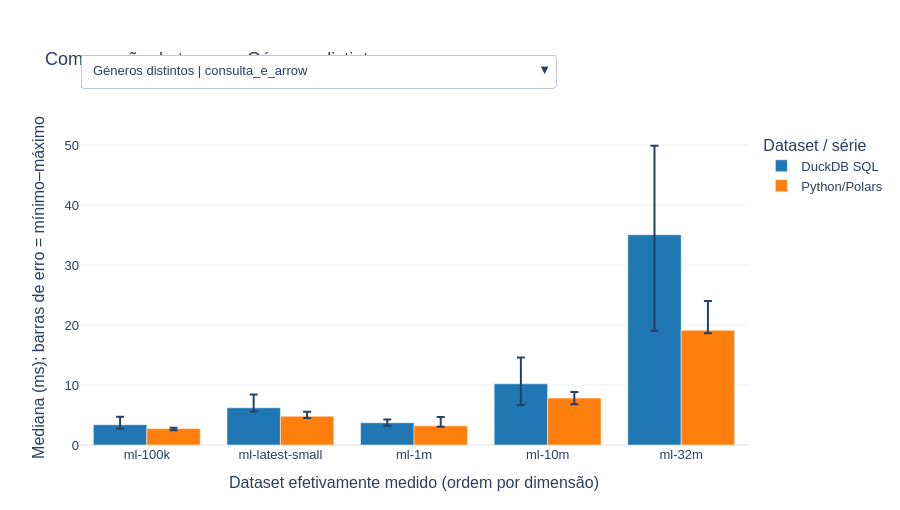

Notebook code cell kept with this figure:
### Code cell
if not benchmarks.is_empty():
    fig_bench = go.Figure()
    tracos = []
    for pergunta in PERGUNTAS:
        for fase in ["consulta_e_arrow", "arrow_para_objetos_python"]:
            for ferramenta in ["DuckDB SQL", "Python/Polars"]:
                parte = (resumo_benchmarks.filter((pl.col("pergunta")==pergunta)
                    & (pl.col("fase")==fase) & (pl.col("ferramenta")==ferramenta))
                    .sort("avaliacoes", "dataset"))
                tracos.append((pergunta, fase, ferramenta, parte))
                fig_bench.add_trace(go.Bar(x=parte["dataset"].to_list(),
                    y=(parte["mediana_s"]*1000).to_list(), name=ferramenta,
                    marker_color="#1f77b4" if ferramenta=="DuckDB SQL" else "#ff7f0e",
                    error_y=dict(type="data", symmetric=False,
                        array=((parte["max_s"]-parte["mediana_s"])*1000).to_list(),
                        arrayminus=((parte["mediana_s"]-parte["min_s"])*1000).to_list()),
                    customdata=parte.select("avaliacoes", "iqr_s", "conclusao_fragil").rows(),
                    hovertemplate="%{x}<br>Mediana: %{y:.3f} ms<br>Avaliações: %{customdata[0]}"
                        "<br>IQR (s): %{customdata[1]}<br>Conclusão frágil: %{customdata[2]}<extra>%{fullData.name}</extra>",
                    visible=pergunta==next(iter(PERGUNTAS)) and fase=="consulta_e_arrow"))
    botoes = []
    for pergunta, rotulo in PERGUNTAS.items():
        for fase in ["consulta_e_arrow", "arrow_para_objetos_python"]:
            botoes.append(dict(label=rotulo+" | "+fase, method="update", args=[
                {"visible": [p==pergunta and f==fase for p,f,_,_ in tracos]},
                {"title.text": rotulo+" — "+fase}]))
    fig_bench.update_layout(title="Comparação de tempos: "+PERGUNTAS[next(iter(PERGUNTAS))],
        xaxis_title="Dataset efetivamente medido (ordem por dimensão)",
        yaxis_title="Mediana (ms); barras de erro = mínimo–máximo", barmode="group",
        updatemenus=[dict(buttons=botoes, x=0, y=1.24, xanchor="left")])
    mostrar(fig_bench, "benchmarks")
else:
    print("Não existem medições compatíveis para representar.")

### Figure 1 — Plotly figure (JSON) as saved in the notebook; plotly's stock layout.template omitted (floating-point values rounded to 4 significant figures)
{"data": [{"customdata": [[100000, 0.001694, true], [100836, 0.0008361, true], [1000209, 0.0003406, true], [10000054, 0.003948, true], [32000204, 0.01376, true]], "error_y": {"array": [1.341, 2.231, 0.5284, 4.394, 14.83], "arrayminus": [0.6686, 0.6331, 0.4975, 3.514, 15.99], "symmetric": false, "type": "data"}, "hovertemplate": "%{x}<br>Mediana: %{y:.3f} ms<br>Avaliações: %{customdata[0]}<br>IQR (s): %{customdata[1]}<br>Conclusão frágil: %{customdata[2]}<extra>%{fullData.name}</extra>", "marker": {"color": "#1f77b4"}, "name": "DuckDB SQL", "visible": true, "x": ["ml-100k", "ml-latest-small", "ml-1m", "ml-10m", "ml-32m"], "y": [3.379, 6.197, 3.706, 10.19, 35.05], "type": "bar"}, {"customdata": [[100000, 0.000206, true], [100836, 0.0005268, true], [1000209, 0.0001529, true], [10000054, 0.001145, true], [32000204, 0.0008924, false]], "error_y": {"array": [0.1229, 0.7382, 1.488, 1.007, 4.885], "arrayminus": [0.2835, 0.314, 0.137, 1.046, 0.5149], "symmetric": false, "type": "data"}, "hovertemplate": "%{x}<br>Mediana: %{y:.3f} ms<br>Avaliações: %{customdata[0]}<br>IQR (s): %{customdata[1]}<br>Conclusão frágil: %{customdata[2]}<extra>%{fullData.name}</extra>", "marker": {"color": "#ff7f0e"}, "name": "Python/Polars", "visible": true, "x": ["ml-100k", "ml-latest-small", "ml-1m", "ml-10m", "ml-32m"], "y": [2.738, 4.803, 3.188, 7.825, 19.13], "type": "bar"}, {"customdata": [[100000, 1.167e-05, true], [100836, 1.108e-05, true], [1000209, 7.672e-06, true], [10000054, 1.801e-05, true], [32000204, 3.279e-05, true]], "error_y": {"array": [0.007971, 0.06334, 0.06914, 0.017, 0.04439], "arrayminus": [0.008636, 0.007103, 0.008924, 0.003656, 0.006526], "symmetric": false, "type": "data"}, "hovertemplate": "%{x}<br>Mediana: %{y:.3f} ms<br>Avaliações: %{customdata[0]}<br>IQR (s): %{customdata[1]}<br>Conclusão frágil: %{customdata[2]}<extra>%{fullData.name}</extra>", "marker": {"color": "#1f77b4"}, "name": "DuckDB SQL", "visible": false, "x": ["ml-100k", "ml-latest-small", "ml-1m", "ml-10m", "ml-32m"], "y": [0.08839, 0.1041, 0.09636, 0.1382, 0.1115], "type": "bar"}, {"customdata": [[100000, 4.146e-06, true], [100836, 2.057e-06, true], [1000209, 4.007e-05, true], [10000054, 2.371e-05, true], [32000204, 5.732e-05, true]], "error_y": {"array": [0.00365, 0.001035, 0.05913, 0.05149, 0.06321], "arrayminus": [0.00452, 0.004352, 0.00481, 0.008163, 0.009437], "symmetric": false, "type": "data"}, "hovertemplate": "%{x}<br>Mediana: %{y:.3f} ms<br>Avaliações: %{customdata[0]}<br>IQR (s): %{customdata[1]}<br>Conclusão frágil: %{customdata[2]}<extra>%{fullData.name}</extra>", "marker": {"color": "#ff7f0e"}, "name": "Python/Polars", "visible": false, "x": ["ml-100k", "ml-latest-small", "ml-1m", "ml-10m", "ml-32m"], "y": [0.07357, 0.08587, 0.08021, 0.1209, 0.09682], "type": "bar"}, {"customdata": [[100000, 0.001089, true], [100836, 0.0005438, true], [1000209, 0.001087, true], [10000054, 0.002491, false], [32000204, 0.007015, false]], "error_y": {"array": [2.389, 1.083, 2.503, 1.237, 0.7975], "arrayminus": [1.066, 0.5745, 0.7867, 3.666, 8.251], "symmetric": false, "type": "data"}, "hovertemplate": "%{x}<br>Mediana: %{y:.3f} ms<br>Avaliações: %{customdata[0]}<br>IQR (s): %{customdata[1]}<br>Conclusão frágil: %{customdata[2]}<extra>%{fullData.name}</extra>", "marker": {"color": "#1f77b4"}, "name": "DuckDB SQL", "visible": false, "x": ["ml-100k", "ml-latest-small", "ml-1m", "ml-10m", "ml-32m"], "y": [5.465, 6.958, 5.19, 12.19, 29.76], "type": "bar"}, {"customdata": [[100000, 0.0007245, true], [100836, 0.0001817, true], [1000209, 0.0003443, true], [10000054, 0.0005062, true], [32000204, 0.0003724, false]], "error_y": {"array": [2.258, 0.204, 0.5628, 1.105, 0.8156], "arrayminus": [0.09946, 0.3007, 0.4207, 0.4306, 0.5263], "symmetric": false, "type": "data"}, "hovertemplate": "%{x}<br>Mediana: %{y:.3f} ms<br>Avaliações: %{customdata[0]}<br>IQR (s): %{customdata[1]}<br>Conclusão frágil: %{customdata[2]}<extra>%{fullData.name}</extra>", "marker": {"color": "#ff7f0e"}, "name": "Python/Polars", "visible": false, "x": ["ml-100k", "ml-latest-small", "ml-1m", "ml-10m", "ml-32m"], "y": [4.75, 6.392, 4.517, 8.329, 22.19], "type": "bar"}, {"customdata": [[100000, 8.989e-05, true], [100836, 2.73e-06, true], [1000209, 1.058e-05, true], [10000054, 9.702e-06, true], [32000204, 5.437e-06, true]], "error_y": {"array": [0.1412, 0.003487, 0.00423, 0.01506, 0.02971], "arrayminus": [0.01798, 0.003492, 0.01333, 0.003037, 0.004778], "symmetric": false, "type": "data"}, "hovertemplate": "%{x}<br>Mediana: %{y:.3f} ms<br>Avaliações: %{customdata[0]}<br>IQR (s): %{customdata[1]}<br>Conclusão frágil: %{customdata[2]}<extra>%{fullData.name}</extra>", "marker": {"color": "#1f77b4"}, "name": "DuckDB SQL", "visible": false, "x": ["ml-100k", "ml-latest-small", "ml-1m", "ml-10m", "ml-32m"], "y": [0.1688, 0.1544, 0.1548, 0.209, 0.16], "type": "bar"}, {"customdata": [[100000, 4.443e-05, true], [100836, 7.677e-05, true], [1000209, 3.616e-06, true], [10000054, 2.46e-05, true], [32000204, 1.096e-06, true]], "error_y": {"array": [0.03935, 0.09356, 0.003478, 0.1038, 0.002861], "arrayminus": [0.04989, 0.004913, 0.009552, 0.02251, 0.004321], "symmetric": false, "type": "data"}, "hovertemplate": "%{x}<br>Mediana: %{y:.3f} ms<br>Avaliações: %{customdata[0]}<br>IQR (s): %{customdata[1]}<br>Conclusão frágil: %{customdata[2]}<extra>%{fullData.name}</extra>", "marker": {"color": "#ff7f0e"}, "name": "Python/Polars", "visible": false, "x": ["ml-100k", "ml-latest-small", "ml-1m", "ml-10m", "ml-32m"], "y": [0.1962, 0.147, 0.1534, 0.2299, 0.1463], "type": "bar"}, {"customdata": [[100000, 0.0004384, false], [100836, 0.0006927, false], [1000209, 0.007237, false], [10000054, 0.04098, false], [32000204, 0.9547, true]], "error_y": {"array": [4.486, 1.283, 22.23, 799.0, 1204.0], "arrayminus": [1.48, 1.745, 4.188, 44.35, 497.9], "symmetric": false, "type": "data"}, "hovertemplate": "%{x}<br>Mediana: %{y:.3f} ms<br>Avaliações: %{customdata[0]}<br>IQR (s): %{customdata[1]}<br>Conclusão frágil: %{customdata[2]}<extra>%{fullData.name}</extra>", "marker": {"color": "#1f77b4"}, "name": "DuckDB SQL", "visible": false, "x": ["ml-100k", "ml-latest-small", "ml-1m", "ml-10m", "ml-32m"], "y": [14.86, 15.39, 88.6, 924.0, 3513.0], "type": "bar"}, {"customdata": [[100000, 0.0001368, true], [100836, 0.0006755, true], [1000209, 0.001983, false], [10000054, 0.01607, false], [32000204, 0.08956, false]], "error_y": {"array": [0.6508, 0.6872, 15.98, 387.7, 1377.0], "arrayminus": [0.2901, 0.4441, 2.165, 13.75, 72.08], "symmetric": false, "type": "data"}, "hovertemplate": "%{x}<br>Mediana: %{y:.3f} ms<br>Avaliações: %{customdata[0]}<br>IQR (s): %{customdata[1]}<br>Conclusão frágil: %{customdata[2]}<extra>%{fullData.name}</extra>", "marker": {"color": "#ff7f0e"}, "name": "Python/Polars", "visible": false, "x": ["ml-100k", "ml-latest-small", "ml-1m", "ml-10m", "ml-32m"], "y": [8.82, 7.989, 49.41, 541.2, 1780.0], "type": "bar"}, {"customdata": [[100000, 0.0001824, true], [100836, 0.0001449, true], [1000209, 0.0006425, false], [10000054, 0.02566, false], [32000204, 0.3282, true]], "error_y": {"array": [0.122, 0.1537, 0.5533, 275.5, 693.9], "arrayminus": [0.1706, 0.1064, 1.013, 1.637, 25.34], "symmetric": false, "type": "data"}, "hovertemplate": "%{x}<br>Mediana: %{y:.3f} ms<br>Avaliações: %{customdata[0]}<br>IQR (s): %{customdata[1]}<br>Conclusão frágil: %{customdata[2]}<extra>%{fullData.name}</extra>", "marker": {"color": "#1f77b4"}, "name": "DuckDB SQL", "visible": false, "x": ["ml-100k", "ml-latest-small", "ml-1m", "ml-10m", "ml-32m"], "y": [3.887, 2.473, 23.88, 280.7, 937.3], "type": "bar"}, {"customdata": [[100000, 2.886e-05, true], [100836, 0.0003644, true], [1000209, 0.002109, false], [10000054, 0.03491, false], [32000204, 0.01133, false]], "error_y": {"array": [0.06484, 0.9543, 19.24, 227.6, 35.74], "arrayminus": [0.1763, 0.2128, 0.1816, 12.42, 18.6], "symmetric": false, "type": "data"}, "hovertemplate": "%{x}<br>Mediana: %{y:.3f} ms<br>Avaliações: %{customdata[0]}<br>IQR (s): %{customdata[1]}<br>Conclusão frágil: %{customdata[2]}<extra>%{fullData.name}</extra>", "marker": {"color": "#ff7f0e"}, "name": "Python/Polars", "visible": false, "x": ["ml-100k", "ml-latest-small", "ml-1m", "ml-10m", "ml-32m"], "y": [3.984, 2.837, 23.24, 329.1, 897.0], "type": "bar"}, {"customdata": [[100000, 0.005325, true], [100836, 0.004179, true], [1000209, 0.01023, false], [10000054, 0.009303, false], [32000204, 0.06139, false]], "error_y": {"array": [5.765, 3.92, 6.502, 10.14, 551.0], "arrayminus": [0.7295, 0.7593, 5.914, 19.0, 26.85], "symmetric": false, "type": "data"}, "hovertemplate": "%{x}<br>Mediana: %{y:.3f} ms<br>Avaliações: %{customdata[0]}<br>IQR (s): %{customdata[1]}<br>Conclusão frágil: %{customdata[2]}<extra>%{fullData.name}</extra>", "marker": {"color": "#1f77b4"}, "name": "DuckDB SQL", "visible": false, "x": ["ml-100k", "ml-latest-small", "ml-1m", "ml-10m", "ml-32m"], "y": [11.28, 11.13, 72.51, 662.3, 1995.0], "type": "bar"}, {"customdata": [[100000, 0.000308, false], [100836, 0.0001115, true], [1000209, 0.0002631, false], [10000054, 0.389, true], [32000204, 1.413, true]], "error_y": {"array": [0.2861, 0.3203, 1.931, 390.1, 956.0], "arrayminus": [0.294, 0.1832, 0.8752, 64.25, 489.9], "symmetric": false, "type": "data"}, "hovertemplate": "%{x}<br>Mediana: %{y:.3f} ms<br>Avaliações: %{customdata[0]}<br>IQR (s): %{customdata[1]}<br>Conclusão frágil: %{customdata[2]}<extra>%{fullData.name}</extra>", "marker": {"color": "#ff7f0e"}, "name": "Python/Polars", "visible": false, "x": ["ml-100k", "ml-latest-small", "ml-1m", "ml-10m", "ml-32m"], "y": [10.83, 8.505, 55.12, 688.3, 2616.0], "type": "bar"}, {"customdata": [[100000, 6.146e-05, true], [100836, 0.0001463, true], [1000209, 0.0009892, false], [10000054, 0.01722, false], [32000204, 0.06825, false]], "error_y": {"array": [0.08086, 0.1559, 3.191, 491.5, 1065.0], "arrayminus": [0.1179, 0.2753, 1.369, 22.61, 16.35], "symmetric": false, "type": "data"}, "hovertemplate": "%{x}<br>Mediana: %{y:.3f} ms<br>Avaliações: %{customdata[0]}<br>IQR (s): %{customdata[1]}<br>Conclusão frágil: %{customdata[2]}<extra>%{fullData.name}</extra>", "marker": {"color": "#1f77b4"}, "name": "DuckDB SQL", "visible": false, "x": ["ml-100k", "ml-latest-small", "ml-1m", "ml-10m", "ml-32m"], "y": [7.716, 6.766, 49.2, 751.3, 2443.0], "type": "bar"}, {"customdata": [[100000, 0.0002042, true], [100836, 0.0003208, true], [1000209, 0.003161, false], [10000054, 0.6, true], [32000204, 0.2528, false]], "error_y": {"array": [0.01983, 0.9576, 18.11, 626.6, 1230.0], "arrayminus": [0.2802, 0.3233, 1.426, 7.366, 11.65], "symmetric": false, "type": "data"}, "hovertemplate": "%{x}<br>Mediana: %{y:.3f} ms<br>Avaliações: %{customdata[0]}<br>IQR (s): %{customdata[1]}<br>Conclusão frágil: %{customdata[2]}<extra>%{fullData.name}</extra>", "marker": {"color": "#ff7f0e"}, "name": "Python/Polars", "visible": false, "x": ["ml-100k", "ml-latest-small", "ml-1m", "ml-10m", "ml-32m"], "y": [7.691, 6.742, 47.99, 747.1, 2428.0], "type": "bar"}, {"customdata": [[100000, 0.0001593, false], [100836, 0.0004811, false], [1000209, 0.009386, false], [10000054, 0.04776, false], [32000204, 0.07802, false]], "error_y": {"array": [1.064, 0.545, 10.8, 21.53, 782.5], "arrayminus": [0.4797, 1.058, 14.55, 43.55, 136.6], "symmetric": false, "type": "data"}, "hovertemplate": "%{x}<br>Mediana: %{y:.3f} ms<br>Avaliações: %{customdata[0]}<br>IQR (s): %{customdata[1]}<br>Conclusão frágil: %{customdata[2]}<extra>%{fullData.name}</extra>", "marker": {"color": "#1f77b4"}, "name": "DuckDB SQL", "visible": false, "x": ["ml-100k", "ml-latest-small", "ml-1m", "ml-10m", "ml-32m"], "y": [15.45, 23.61, 195.1, 1025.0, 4249.0], "type": "bar"}, {"customdata": [[100000, 0.0004049, true], [100836, 0.000109, false], [1000209, 0.00317, false], [10000054, 0.02202, false], [32000204, 0.814, true]], "error_y": {"array": [0.3093, 0.02441, 5.272, 20.61, 253.7], "arrayminus": [0.4101, 0.7582, 2.359, 11.19, 744.5], "symmetric": false, "type": "data"}, "hovertemplate": "%{x}<br>Mediana: %{y:.3f} ms<br>Avaliações: %{customdata[0]}<br>IQR (s): %{customdata[1]}<br>Conclusão frágil: %{customdata[2]}<extra>%{fullData.name}</extra>", "marker": {"color": "#ff7f0e"}, "name": "Python/Polars", "visible": false, "x": ["ml-100k", "ml-latest-small", "ml-1m", "ml-10m", "ml-32m"], "y": [7.373, 11.66, 48.14, 378.0, 2138.0], "type": "bar"}, {"customdata": [[100000, 4.42e-06, true], [100836, 9.091e-05, true], [1000209, 5.649e-06, true], [10000054, 1.021e-05, true], [32000204, 1.521e-05, true]], "error_y": {"array": [0.08626, 0.01022, 0.1376, 0.01836, 0.004675], "arrayminus": [0.004224, 0.08827, 0.001854, 0.002642, 0.05527], "symmetric": false, "type": "data"}, "hovertemplate": "%{x}<br>Mediana: %{y:.3f} ms<br>Avaliações: %{customdata[0]}<br>IQR (s): %{customdata[1]}<br>Conclusão frágil: %{customdata[2]}<extra>%{fullData.name}</extra>", "marker": {"color": "#1f77b4"}, "name": "DuckDB SQL", "visible": false, "x": ["ml-100k", "ml-latest-small", "ml-1m", "ml-10m", "ml-32m"], "y": [0.1517, 0.2291, 0.1928, 0.1478, 0.1844], "type": "bar"}, {"customdata": [[100000, 1.548e-05, true], [100836, 4.82e-05, true], [1000209, 6.361e-06, true], [10000054, 9.045e-05, true], [32000204, 3.228e-05, true]], "error_y": {"array": [0.1156, 0.06893, 0.03506, 0.1727, 0.01056], "arrayminus": [0.004724, 0.007552, 0.006765, 0.01396, 0.04243], "symmetric": false, "type": "data"}, "hovertemplate": "%{x}<br>Mediana: %{y:.3f} ms<br>Avaliações: %{customdata[0]}<br>IQR (s): %{customdata[1]}<br>Conclusão frágil: %{customdata[2]}<extra>%{fullData.name}</extra>", "marker": {"color": "#ff7f0e"}, "name": "Python/Polars", "visible": false, "x": ["ml-100k", "ml-latest-small", "ml-1m", "ml-10m", "ml-32m"], "y": [0.1485, 0.1457, 0.2032, 0.1581, 0.2149], "type": "bar"}, {"customdata": [[100000, 0.001083, true], [100836, 0.001286, false], [1000209, 0.004448, false], [10000054, 0.03171, false], [32000204, 0.009829, false]], "error_y": {"array": [1.054, 7.864, 3.716, 14.63, 476.2], "arrayminus": [0.2842, 3.719, 5.867, 32.44, 43.18], "symmetric": false, "type": "data"}, "hovertemplate": "%{x}<br>Mediana: %{y:.3f} ms<br>Avaliações: %{customdata[0]}<br>IQR (s): %{customdata[1]}<br>Conclusão frágil: %{customdata[2]}<extra>%{fullData.name}</extra>", "marker": {"color": "#1f77b4"}, "name": "DuckDB SQL", "visible": false, "x": ["ml-100k", "ml-latest-small", "ml-1m", "ml-10m", "ml-32m"], "y": [7.847, 20.72, 51.98, 518.8, 1744.0], "type": "bar"}, {"customdata": [[100000, 0.0003018, true], [100836, 0.0001952, false], [1000209, 0.001744, false], [10000054, 0.007999, false], [32000204, 0.4552, true]], "error_y": {"array": [0.05155, 1.774, 4.058, 10.78, 868.2], "arrayminus": [0.5992, 0.4509, 2.81, 5.801, 168.4], "symmetric": false, "type": "data"}, "hovertemplate": "%{x}<br>Mediana: %{y:.3f} ms<br>Avaliações: %{customdata[0]}<br>IQR (s): %{customdata[1]}<br>Conclusão frágil: %{customdata[2]}<extra>%{fullData.name}</extra>", "marker": {"color": "#ff7f0e"}, "name": "Python/Polars", "visible": false, "x": ["ml-100k", "ml-latest-small", "ml-1m", "ml-10m", "ml-32m"], "y": [8.474, 13.52, 50.46, 381.3, 1620.0], "type": "bar"}, {"customdata": [[100000, 4.28e-05, true], [100836, 1.266e-05, true], [1000209, 1.828e-05, true], [10000054, 6.837e-06, true], [32000204, 5.042e-05, true]], "error_y": {"array": [0.06217, 0.02669, 0.01777, 0.003072, 0.06803], "arrayminus": [0.02494, 0.00792, 0.01162, 0.00882, 0.02788], "symmetric": false, "type": "data"}, "hovertemplate": "%{x}<br>Mediana: %{y:.3f} ms<br>Avaliações: %{customdata[0]}<br>IQR (s): %{customdata[1]}<br>Conclusão frágil: %{customdata[2]}<extra>%{fullData.name}</extra>", "marker": {"color": "#1f77b4"}, "name": "DuckDB SQL", "visible": false, "x": ["ml-100k", "ml-latest-small", "ml-1m", "ml-10m", "ml-32m"], "y": [0.1802, 0.158, 0.2187, 0.1623, 0.1874], "type": "bar"}, {"customdata": [[100000, 4.154e-06, true], [100836, 1.435e-05, true], [1000209, 1.698e-05, true], [10000054, 6.112e-05, true], [32000204, 2.281e-05, true]], "error_y": {"array": [0.04064, 0.1138, 0.03715, 0.1426, 0.03603], "arrayminus": [0.002826, 0.008708, 0.004443, 0.03412, 0.0878], "symmetric": false, "type": "data"}, "hovertemplate": "%{x}<br>Mediana: %{y:.3f} ms<br>Avaliações: %{customdata[0]}<br>IQR (s): %{customdata[1]}<br>Conclusão frágil: %{customdata[2]}<extra>%{fullData.name}</extra>", "marker": {"color": "#ff7f0e"}, "name": "Python/Polars", "visible": false, "x": ["ml-100k", "ml-latest-small", "ml-1m", "ml-10m", "ml-32m"], "y": [0.1568, 0.1652, 0.2191, 0.1996, 0.267], "type": "bar"}, {"customdata": [[100000, 0.02312, true], [100836, 0.02123, true], [1000209, 0.02269, false], [10000054, 1.106, true], [32000204, 0.897, false]], "error_y": {"array": [1.554, 0.8276, 38.7, 1836.0, 501.8], "arrayminus": [23.07, 21.44, 2.4, 49.1, 865.5], "symmetric": false, "type": "data"}, "hovertemplate": "%{x}<br>Mediana: %{y:.3f} ms<br>Avaliações: %{customdata[0]}<br>IQR (s): %{customdata[1]}<br>Conclusão frágil: %{customdata[2]}<extra>%{fullData.name}</extra>", "marker": {"color": "#1f77b4"}, "name": "DuckDB SQL", "visible": false, "x": ["ml-100k", "ml-latest-small", "ml-1m", "ml-10m", "ml-32m"], "y": [64.73, 64.76, 333.7, 3202.0, 10940.0], "type": "bar"}, {"customdata": [[100000, 0.0005507, false], [100836, 0.0004794, false], [1000209, 0.004825, false], [10000054, 0.01184, false], [32000204, 0.979, true]], "error_y": {"array": [0.4712, 0.2427, 2.999, 554.4, 870.2], "arrayminus": [0.5086, 0.4637, 4.283, 30.31, 303.6], "symmetric": false, "type": "data"}, "hovertemplate": "%{x}<br>Mediana: %{y:.3f} ms<br>Avaliações: %{customdata[0]}<br>IQR (s): %{customdata[1]}<br>Conclusão frágil: %{customdata[2]}<extra>%{fullData.name}</extra>", "marker": {"color": "#ff7f0e"}, "name": "Python/Polars", "visible": false, "x": ["ml-100k", "ml-latest-small", "ml-1m", "ml-10m", "ml-32m"], "y": [13.35, 12.36, 87.44, 838.2, 3360.0], "type": "bar"}, {"customdata": [[100000, 7.443e-06, true], [100836, 6.754e-06, true], [1000209, 1.575e-06, true], [10000054, 3.211e-05, true], [32000204, 2.453e-05, true]], "error_y": {"array": [0.01993, 0.06116, 0.01099, 0.008651, 0.06485], "arrayminus": [0.001836, 0.004654, 0.002936, 0.03376, 0.01325], "symmetric": false, "type": "data"}, "hovertemplate": "%{x}<br>Mediana: %{y:.3f} ms<br>Avaliações: %{customdata[0]}<br>IQR (s): %{customdata[1]}<br>Conclusão frágil: %{customdata[2]}<extra>%{fullData.name}</extra>", "marker": {"color": "#1f77b4"}, "name": "DuckDB SQL", "visible": false, "x": ["ml-100k", "ml-latest-small", "ml-1m", "ml-10m", "ml-32m"], "y": [0.1084, 0.1643, 0.1153, 0.2155, 0.2401], "type": "bar"}, {"customdata": [[100000, 7.153e-06, true], [100836, 9.416e-06, true], [1000209, 1.241e-05, true], [10000054, 5.774e-05, true], [32000204, 0.0001011, true]], "error_y": {"array": [0.009407, 0.09505, 0.0213, 0.03164, 0.1998], "arrayminus": [0.01006, 0.009643, 0.01014, 0.03273, 0.09999], "symmetric": false, "type": "data"}, "hovertemplate": "%{x}<br>Mediana: %{y:.3f} ms<br>Avaliações: %{customdata[0]}<br>IQR (s): %{customdata[1]}<br>Conclusão frágil: %{customdata[2]}<extra>%{fullData.name}</extra>", "marker": {"color": "#ff7f0e"}, "name": "Python/Polars", "visible": false, "x": ["ml-100k", "ml-latest-small", "ml-1m", "ml-10m", "ml-32m"], "y": [0.09572, 0.1647, 0.1137, 0.2085, 0.2943], "type": "bar"}, {"customdata": [[100000, 0.00516, false], [100836, 0.003377, false], [1000209, 0.03172, false], [10000054, 0.9487, true], [32000204, 0.1145, false]], "error_y": {"array": [18.45, 31.23, 20.8, 1749.0, 139.7], "arrayminus": [1.075, 0.9235, 21.75, 39.31, 131.1], "symmetric": false, "type": "data"}, "hovertemplate": "%{x}<br>Mediana: %{y:.3f} ms<br>Avaliações: %{customdata[0]}<br>IQR (s): %{customdata[1]}<br>Conclusão frágil: %{customdata[2]}<extra>%{fullData.name}</extra>", "marker": {"color": "#1f77b4"}, "name": "DuckDB SQL", "visible": false, "x": ["ml-100k", "ml-latest-small", "ml-1m", "ml-10m", "ml-32m"], "y": [38.34, 39.34, 317.8, 2957.0, 11010.0], "type": "bar"}, {"customdata": [[100000, 3.283e-05, false], [100836, 0.003078, false], [1000209, 0.001943, false], [10000054, 0.009276, false], [32000204, 0.002446, false]], "error_y": {"array": [0.1146, 4.981, 4.815, 99.25, 13.95], "arrayminus": [0.000907, 2.521, 0.7134, 13.78, 15.58], "symmetric": false, "type": "data"}, "hovertemplate": "%{x}<br>Mediana: %{y:.3f} ms<br>Avaliações: %{customdata[0]}<br>IQR (s): %{customdata[1]}<br>Conclusão frágil: %{customdata[2]}<extra>%{fullData.name}</extra>", "marker": {"color": "#ff7f0e"}, "name": "Python/Polars", "visible": false, "x": ["ml-100k", "ml-latest-small", "ml-1m", "ml-10m", "ml-32m"], "y": [12.28, 14.51, 80.79, 802.4, 2500.0], "type": "bar"}, {"customdata": [[100000, 9.735e-06, true], [100836, 2.346e-05, true], [1000209, 3.8e-07, true], [10000054, 7.549e-05, true], [32000204, 0.0003374, true]], "error_y": {"array": [0.06819, 0.07243, 0.05475, 0.0545, 0.4417], "arrayminus": [0.005581, 0.01281, 0.00319, 0.03031, 0.093], "symmetric": false, "type": "data"}, "hovertemplate": "%{x}<br>Mediana: %{y:.3f} ms<br>Avaliações: %{customdata[0]}<br>IQR (s): %{customdata[1]}<br>Conclusão frágil: %{customdata[2]}<extra>%{fullData.name}</extra>", "marker": {"color": "#1f77b4"}, "name": "DuckDB SQL", "visible": false, "x": ["ml-100k", "ml-latest-small", "ml-1m", "ml-10m", "ml-32m"], "y": [0.1183, 0.4831, 0.1382, 0.4835, 0.9879], "type": "bar"}, {"customdata": [[100000, 6.204e-05, true], [100836, 7.499e-05, true], [1000209, 7.377e-05, true], [10000054, 7.243e-05, true], [32000204, 1.176e-05, true]], "error_y": {"array": [0.08971, 0.1759, 0.02298, 0.07503, 0.01898], "arrayminus": [0.002758, 0.3, 0.07157, 0.04497, 0.1027], "symmetric": false, "type": "data"}, "hovertemplate": "%{x}<br>Mediana: %{y:.3f} ms<br>Avaliações: %{customdata[0]}<br>IQR (s): %{customdata[1]}<br>Conclusão frágil: %{customdata[2]}<extra>%{fullData.name}</extra>", "marker": {"color": "#ff7f0e"}, "name": "Python/Polars", "visible": false, "x": ["ml-100k", "ml-latest-small", "ml-1m", "ml-10m", "ml-32m"], "y": [0.1038, 0.7601, 0.1949, 0.4293, 0.6663], "type": "bar"}, {"customdata": [[100000, 0.001102, false], [100836, 0.008283, false], [1000209, 0.00724, false], [10000054, 1.073, true], [32000204, 3.027, false]], "error_y": {"array": [2.638, 10.32, 6.155, 1793.0, 4679.0], "arrayminus": [15.88, 17.47, 2.841, 38.49, 553.4], "symmetric": false, "type": "data"}, "hovertemplate": "%{x}<br>Mediana: %{y:.3f} ms<br>Avaliações: %{customdata[0]}<br>IQR (s): %{customdata[1]}<br>Conclusão frágil: %{customdata[2]}<extra>%{fullData.name}</extra>", "marker": {"color": "#1f77b4"}, "name": "DuckDB SQL", "visible": false, "x": ["ml-100k", "ml-latest-small", "ml-1m", "ml-10m", "ml-32m"], "y": [48.56, 57.95, 290.4, 3182.0, 12610.0], "type": "bar"}, {"customdata": [[100000, 0.0004487, false], [100836, 0.0007442, false], [1000209, 0.03124, false], [10000054, 0.664, true], [32000204, 1.449, false]], "error_y": {"array": [1.465, 0.9122, 15.04, 6700.0, 1907.0], "arrayminus": [1.269, 1.239, 27.14, 38.82, 1278.0], "symmetric": false, "type": "data"}, "hovertemplate": "%{x}<br>Mediana: %{y:.3f} ms<br>Avaliações: %{customdata[0]}<br>IQR (s): %{customdata[1]}<br>Conclusão frágil: %{customdata[2]}<extra>%{fullData.name}</extra>", "marker": {"color": "#ff7f0e"}, "name": "Python/Polars", "visible": false, "x": ["ml-100k", "ml-latest-small", "ml-1m", "ml-10m", "ml-32m"], "y": [23.12, 26.23, 225.4, 2523.0, 10520.0], "type": "bar"}, {"customdata": [[100000, 8.282e-06, true], [100836, 3.735e-06, true], [1000209, 3.241e-06, true], [10000054, 4.949e-05, true], [32000204, 4.23e-05, true]], "error_y": {"array": [0.007392, 0.07381, 0.01829, 0.2849, 0.7035], "arrayminus": [0.01121, 0.002528, 0.005208, 0.04411, 0.04891], "symmetric": false, "type": "data"}, "hovertemplate": "%{x}<br>Mediana: %{y:.3f} ms<br>Avaliações: %{customdata[0]}<br>IQR (s): %{customdata[1]}<br>Conclusão frágil: %{customdata[2]}<extra>%{fullData.name}</extra>", "marker": {"color": "#1f77b4"}, "name": "DuckDB SQL", "visible": false, "x": ["ml-100k", "ml-latest-small", "ml-1m", "ml-10m", "ml-32m"], "y": [0.1294, 0.1221, 0.1226, 0.2042, 0.2113], "type": "bar"}, {"customdata": [[100000, 1.393e-05, true], [100836, 7.35e-07, true], [1000209, 7.376e-05, true], [10000054, 7.406e-05, true], [32000204, 5.629e-05, true]], "error_y": {"array": [0.2193, 0.003662, 0.09338, 0.2686, 0.0661], "arrayminus": [0.007112, 0.000488, 0.02759, 0.01306, 0.01818], "symmetric": false, "type": "data"}, "hovertemplate": "%{x}<br>Mediana: %{y:.3f} ms<br>Avaliações: %{customdata[0]}<br>IQR (s): %{customdata[1]}<br>Conclusão frágil: %{customdata[2]}<extra>%{fullData.name}</extra>", "marker": {"color": "#ff7f0e"}, "name": "Python/Polars", "visible": false, "x": ["ml-100k", "ml-latest-small", "ml-1m", "ml-10m", "ml-32m"], "y": [0.0986, 0.09592, 0.1217, 0.1137, 0.1375], "type": "bar"}], "layout": {"title": {"text": "Comparação de tempos: Géneros distintos"}, "xaxis": {"title": {"text": "Dataset efetivamente medido (ordem por dimensão)"}}, "yaxis": {"title": {"text": "Mediana (ms); barras de erro = mínimo–máximo"}}, "barmode": "group", "updatemenus": [{"buttons": [{"args": [{"visible": [true, true, false, false, false, false, false, false, false, false, false, false, false, false, false, false, false, false, false, false, false, false, false, false, false, false, false, false, false, false, false, false, false, false, false, false]}, {"title.text": "Géneros distintos — consulta_e_arrow"}], "label": "Géneros distintos | consulta_e_arrow", "method": "update"}, {"args": [{"visible": [false, false, true, true, false, false, false, false, false, false, false, false, false, false, false, false, false, false, false, false, false, false, false, false, false, false, false, false, false, false, false, false, false, false, false, false]}, {"title.text": "Géneros distintos — arrow_para_objetos_python"}], "label": "Géneros distintos | arrow_para_objetos_python", "method": "update"}, {"args": [{"visible": [false, false, false, false, true, true, false, false, false, false, false, false, false, false, false, false, false, false, false, false, false, false, false, false, false, false, false, false, false, false, false, false, false, false, false, false]}, {"title.text": "Filmes por género — consulta_e_arrow"}], "label": "Filmes por género | consulta_e_arrow", "method": "update"}, {"args": [{"visible": [false, false, false, false, false, false, true, true, false, false, false, false, false, false, false, false, false, false, false, false, false, false, false, false, false, false, false, false, false, false, false, false, false, false, false, false]}, {"title.text": "Filmes por género — arrow_para_objetos_python"}], "label": "Filmes por género | arrow_para_objetos_python", "method": "update"}, {"args": [{"visible": [false, false, false, false, false, false, false, false, true, true, false, false, false, false, false, false, false, false, false, false, false, false, false, false, false, false, false, false, false, false, false, false, false, false, false, false]}, {"title.text": "Estatísticas por utilizador — consulta_e_arrow"}], "label": "Estatísticas por utilizador | consulta_e_arrow", "method": "update"}, {"args": [{"visible": [false, false, false, false, false, false, false, false, false, false, true, true, false, false, false, false, false, false, false, false, false, false, false, false, false, false, false, false, false, false, false, false, false, false, false, false]}, {"title.text": "Estatísticas por utilizador — arrow_para_objetos_python"}], "label": "Estatísticas por utilizador | arrow_para_objetos_python", "method": "update"}, {"args": [{"visible": [false, false, false, false, false, false, false, false, false, false, false, false, true, true, false, false, false, false, false, false, false, false, false, false, false, false, false, false, false, false, false, false, false, false, false, false]}, {"title.text": "Avaliações por utilizador e valor — consulta_e_arrow"}], "label": "Avaliações por utilizador e valor | consulta_e_arrow", "method": "update"}, {"args": [{"visible": [false, false, false, false, false, false, false, false, false, false, false, false, false, false, true, true, false, false, false, false, false, false, false, false, false, false, false, false, false, false, false, false, false, false, false, false]}, {"title.text": "Avaliações por utilizador e valor — arrow_para_objetos_python"}], "label": "Avaliações por utilizador e valor | arrow_para_objetos_python", "method": "update"}, {"args": [{"visible": [false, false, false, false, false, false, false, false, false, false, false, false, false, false, false, false, true, true, false, false, false, false, false, false, false, false, false, false, false, false, false, false, false, false, false, false]}, {"title.text": "Melhores médias (mínimo de 100 avaliações) — consulta_e_arrow"}], "label": "Melhores médias (mínimo de 100 avaliações) | consulta_e_arrow", "method": "update"}, {"args": [{"visible": [false, false, false, false, false, false, false, false, false, false, false, false, false, false, false, false, false, false, true, true, false, false, false, false, false, false, false, false, false, false, false, false, false, false, false, false]}, {"title.text": "Melhores médias (mínimo de 100 avaliações) — arrow_para_objetos_python"}], "label": "Melhores médias (mínimo de 100 avaliações) | arrow_para_objetos_python", "method": "update"}, {"args": [{"visible": [false, false, false, false, false, false, false, false, false, false, false, false, false, false, false, false, false, false, false, false, true, true, false, false, false, false, false, false, false, false, false, false, false, false, false, false]}, {"title.text": "Top 10 de média ponderada — consulta_e_arrow"}], "label": "Top 10 de média ponderada | consulta_e_arrow", "method": "update"}, {"args": [{"visible": [false, false, false, false, false, false, false, false, false, false, false, false, false, false, false, false, false, false, false, false, false, false, true, true, false, false, false, false, false, false, false, false, false, false, false, false]}, {"title.text": "Top 10 de média ponderada — arrow_para_objetos_python"}], "label": "Top 10 de média ponderada | arrow_para_objetos_python", "method": "update"}, {"args": [{"visible": [false, false, false, false, false, false, false, false, false, false, false, false, false, false, false, false, false, false, false, false, false, false, false, false, true, true, false, false, false, false, false, false, false, false, false, false]}, {"title.text": "Avaliações por ano — consulta_e_arrow"}], "label": "Avaliações por ano | consulta_e_arrow", "method": "update"}, {"args": [{"visible": [false, false, false, false, false, false, false, false, false, false, false, false, false, false, false, false, false, false, false, false, false, false, false, false, false, false, true, true, false, false, false, false, false, false, false, false]}, {"title.text": "Avaliações por ano — arrow_para_objetos_python"}], "label": "Avaliações por ano | arrow_para_objetos_python", "method": "update"}, {"args": [{"visible": [false, false, false, false, false, false, false, false, false, false, false, false, false, false, false, false, false, false, false, false, false, false, false, false, false, false, false, false, true, true, false, false, false, false, false, false]}, {"title.text": "Distribuição de valores por ano — consulta_e_arrow"}], "label": "Distribuição de valores por ano | consulta_e_arrow", "method": "update"}, {"args": [{"visible": [false, false, false, false, false, false, false, false, false, false, false, false, false, false, false, false, false, false, false, false, false, false, false, false, false, false, false, false, false, false, true, true, false, false, false, false]}, {"title.text": "Distribuição de valores por ano — arrow_para_objetos_python"}], "label": "Distribuição de valores por ano | arrow_para_objetos_python", "method": "update"}, {"args": [{"visible": [false, false, false, false, false, false, false, false, false, false, false, false, false, false, false, false, false, false, false, false, false, false, false, false, false, false, false, false, false, false, false, false, true, true, false, false]}, {"title.text": "Nulos, domínio e pares repetidos — consulta_e_arrow"}], "label": "Nulos, domínio e pares repetidos | consulta_e_arrow", "method": "update"}, {"args": [{"visible": [false, false, false, false, false, false, false, false, false, false, false, false, false, false, false, false, false, false, false, false, false, false, false, false, false, false, false, false, false, false, false, false, false, false, true, true]}, {"title.text": "Nulos, domínio e pares repetidos — arrow_para_objetos_python"}], "label": "Nulos, domínio e pares repetidos | arrow_para_objetos_python", "method": "update"}], "x": 0, "xanchor": "left", "y": 1.24}], "font": {"family": "Arial", "size": 13}, "margin": {"t": 130, "b": 65}, "legend": {"title": {"text": "Dataset / série"}}, "height": 510}}
